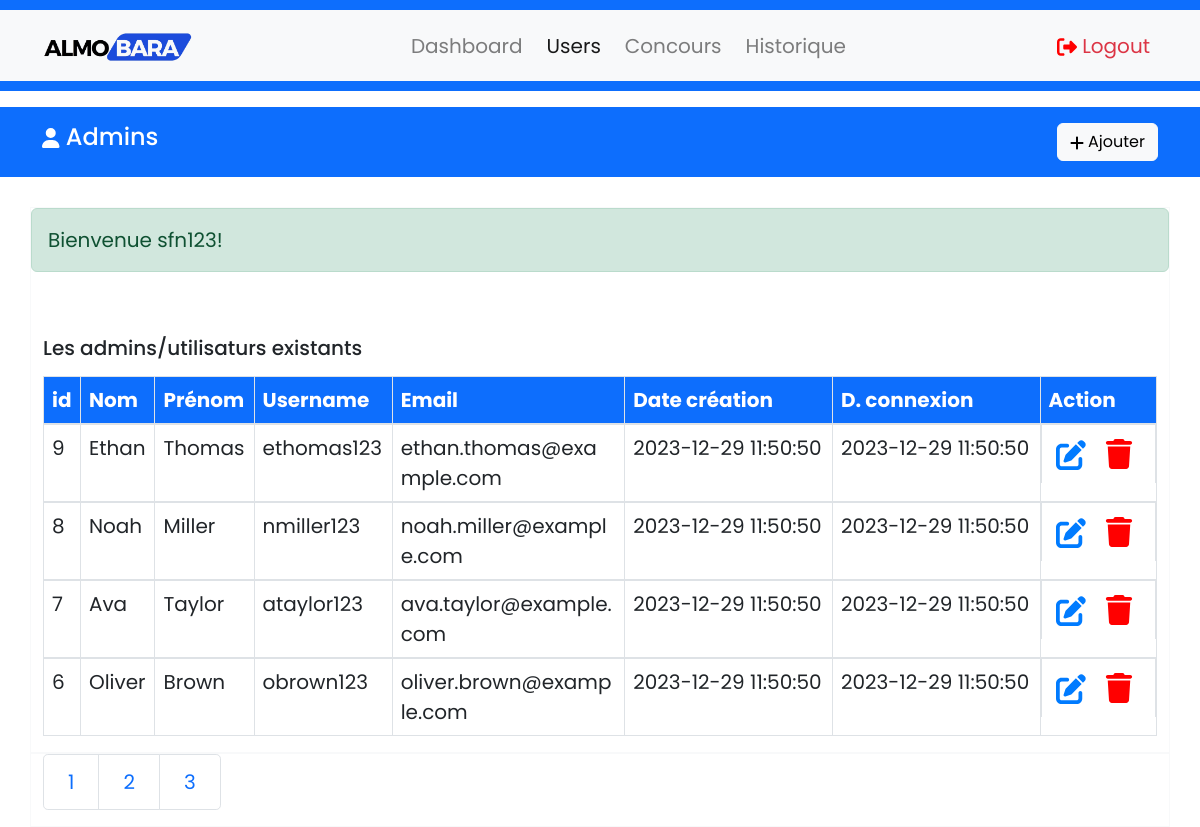
Page /AdminSide/Users.php (signed in) on the committed database.
### tables this page shows
CREATE TABLE `users` (
  `id_user` int(11) NOT NULL,
  `nom` varchar(100) NOT NULL,
  `prenom` varchar(100) NOT NULL,
  `username` varchar(100) NOT NULL,
  `mot_de_passe` varchar(100) NOT NULL,
  `email` varchar(100) NOT NULL,
  `date_creation` datetime NOT NULL,
  `derniere_connexion` datetime NOT NULL
);

### AdminSide/Users.php (the view, shortened to what this page needs)
<?php
require_once('Includes/Functions.php');
require_once('Includes/Sessions.php');
?>
<!DOCTYPE html>
<html lang="en">
<head>
    <link rel="stylesheet" href="https://cdn.jsdelivr.net/npm/bootstrap@4.2.1/dist/css/bootstrap.min.css"
 />
    <link rel="stylesheet" href="CSS/Styles.css" />
</head>
<body style="font-family: 'Times New Roman', Times, serif !important;
   font-size: 20px;">
    <div class="bg-primary" style="height: 10px;"></div>
    <nav class="navbar navbar-expand-lg navbar-light bg-light">
        <div class="container">
            <a href="#" style="font-size: 30px;" class="navbar-brand">
                <img src="images/logo.png" width="150px" alt="logo">
            </a>
            <div class="collapse navbar-collapse justify-content-between" id="navbarcollapseCNC">
                <ul class="navbar-nav">
                    <li class="nav-item m-1">
                        <a href="index.php" class="nav-link">Dashboard</a>
                    </li>
                    <li class="nav-item active m-1">
                        <a href="Users.php" class="nav-link">Users</a>
                    </li>
                    <li class="nav-item m-1">
                        <a href="concours.php" class="nav-link">Concours</a>
                    </li>
                    <li class="nav-item m-1">
                        <a href="historique.php" class="nav-link">Historique</a>
                    </li>
                </ul>
                <ul class="navbar-nav">
                    <li>
                        <a href="Logout.php" class="nav-link text-danger">
                            Logout
                        </a>
                    </li>
                </ul>
            </div>
        </div>
    </nav>
    <div class="bg-primary" style="height: 10px;"></div>
    <header class="bg-primary text-white py-3 mt-3">
        <div class="container">
            <div class="row">
                <div class="col-md-12 d-flex justify-content-between">
                    <h4 style="display: inline-block;"><svg xmlns="http://www.w3.org/2000/svg" height="30" width="17.5" viewBox="0 0 448 512"><path fill="#ffffff" d="M224 256A128 128 0 1 0 224 0a128 128 0 1 0 0 256zm-45.7 48C79.8 304 0 383.8 0 482.3C0 498.7 13.3 512 29.7 512H418.3c16.4 0 29.7-13.3 29.7-29.7C448 383.8 368.2 304 269.7 304H178.3z"/></svg>
                        Admins</h4>
                    <span style="display: inline-block; margin-left: 10px;">
                        <button type="button" class="btn btn-light" data-toggle="modal" data-target="#myModal">
                            <svg xmlns="http://www.w3.org/2000/svg" height="16" width="14" viewBox="0 0 448 512"><path fill="#000000" d="M256 80c0-17.7-14.3-32-32-32s-32 14.3-32 32V224H48c-17.7 0-32 14.3-32 32s14.3 32 32 32H192V432c0 17.7 14.3 32 32 32s32-14.3 32-32V288H400c17.7 0 32-14.3 32-32s-14.3-32-32-32H256V80z"/></svg> Ajouter
                        </button>
                    </span>
                </div>
            </div>
        </div>
    </header>
    <br>
    <section class="container py-0 mb-0  border border-light">
        <div class="row">
            <?php
            echo SuccessMessage();
            ?>
            <div class="col-lg-12" style="min-height : 400px;">
                <h2 class="mt-5 mb-3">Les admins/utilisaturs existants</h2>
                <table class="table table-bordered table-hover">
                    <thead class="bg-primary text-white">
                        <tr>
                            <th>id</th>
                            <th>Nom</th>
                            <th>Prénom</th>
                            <th>Username</th>
                            <th style="max-width: 280px !important;">Email</th>
                            <th>Date création</th>
                            <th>D. connexion</th>
                            <th>Action</th>
                        </tr>
                    </thead>
                    <?php
                    global $bd;
                    if (isset($_GET['Page'])) {
                        $Page = isset($_GET['Page']) && is_numeric($_GET['Page']) ? (int) $_GET['Page'] : 1;
                        $ShowPostFrom = ($Page - 1) * 4;
                        $ShowPostFrom = max(0, $ShowPostFrom);
                        $sql = "SELECT * FROM Users ORDER BY id_user DESC LIMIT $ShowPostFrom, 4;";
                        $stmt = $bd->query($sql);
                        $SrNo = $ShowPostFrom;
                    } else {
                        $sql = "SELECT * FROM Users ORDER BY id_user DESC LIMIT 0, 4;";
                        $stmt = $bd->query($sql);
                    }
                    while ($DataRows = $stmt->fetch()) {
                        $UserID = $DataRows['id_user'];
                        $UserLastName = $DataRows['nom'];
                        $UserFirstName = $DataRows['prenom'];
                        $UserUsername = $DataRows['username'];
                        $UserEmail = $DataRows['email'];
                        $UserDateCreation = $DataRows['date_creation'];
                        $UserDerniereConnexion = $DataRows['derniere_connexion'];
                        ?>
                        <tbody>
                            <tr>
                                <td>
                                    <?php echo htmlentities($UserID); ?>
                                </td>
                                <td>
                                    <?php echo htmlentities($UserFirstName); ?>
                                </td>
                                <td>
                                    <?php echo htmlentities($UserLastName); ?>
                                </td>
                                <td  style="max-width: 150px; word-wrap: break-word;">
                                    <?php echo htmlentities($UserUsername); ?>
                                </td>
                                <td style="max-width: 230px; word-wrap: break-word;">
                                    <?php echo htmlentities($UserEmail); ?>
                                </td>
                                <td>
                                    <?php echo htmlentities($UserDateCreation); ?>
                                </td>
                                <td>
                                    <?php echo htmlentities($UserDerniereConnexion); ?>
                                </td>
                                <td style="display: flex !important; flex-direction: row !important; min-width: 100px !important;">
                                    <button  class="bg-transparent border-0" data-toggle="modal" id="modifierBtn" data-target="#myModalUpdate"
                                        onclick="updateUrl(<?php echo $UserID; ?>)"></button>
                                    <a href="DeleteUser.php?id=<?php echo $UserID; ?>" class="btn bg-transparent border-0"></a>
                                </td>
                            </tr>
                        </tbody>
                    <?php } ?>
                </table>
            </div>
        </div>
    </section>
    <section class="container py-0 mb-0 border border-light">
        <nav>
            <ul class="pagination pagination-lg">
                <?php
                global $bd;
                $sql = "SELECT Count(*) AS Count FROM Users;";
                $stmt = $bd->query($sql);
                $RowPagination = $stmt->fetch();
                $TotalUsers = array_shift($RowPagination);
                $PostPagination = ceil($TotalUsers / 4);
                for ($i = 1; $i <= $PostPagination; $i++) {
                    ?>
                    <li class="page-item <?php echo isset($_GET['Page']) && $_GET['Page'] == $i ? 'active' : ''; ?>">
                        <a href="Users.php?Page=<?php echo $i; ?>" class="page-link">
                            <?php echo $i; ?>
                        </a>
                    </li>
                    <?php
                }
                ?>
            </ul>
        </nav>
    </section>
</body>

### AdminSide/Users.php (style rules this page uses)
*, *::before, *::after { box-sizing: border-box; font-family: "Poppins"; }
h1, h2, h3, p { font-size: inherit; }

### rows in the picture
users: id_user "9", prenom "Ethan", nom "Thomas", username "ethomas123", email "ethan.thomas@example.com", date_creation "2023-12-29 11:50:50", derniere_connexion "2023-12-29 11:50:50"
users: id_user "8", prenom "Noah", nom "Miller", username "nmiller123", email "noah.miller@example.com", date_creation "2023-12-29 11:50:50", derniere_connexion "2023-12-29 11:50:50"
users: id_user "7", prenom "Ava", nom "Taylor", username "ataylor123", email "ava.taylor@example.com", date_creation "2023-12-29 11:50:50", derniere_connexion "2023-12-29 11:50:50"
users: id_user "6", prenom "Oliver", nom "Brown", username "obrown123", email "oliver.brown@example.com", date_creation "2023-12-29 11:50:50", derniere_connexion "2023-12-29 11:50:50"

### other values in the picture
SuccessMessage() "Bienvenue sfn123!"
